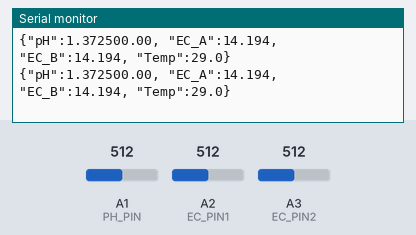
Simulated run of this sketch. Board: Arduino Uno, built with avr-gcc and run on an emulated ATmega328P. Shown: the last lines printed to the serial monitor. Inputs (shaded band) come from the test bench; at power-on: A1 (PH_PIN) = 512, A2 (EC_PIN1) = 512, A3 (EC_PIN2) = 512.

Above: at 2.8 s.
2.9 s: A1 (PH_PIN) set to 716
At 3.8 s:
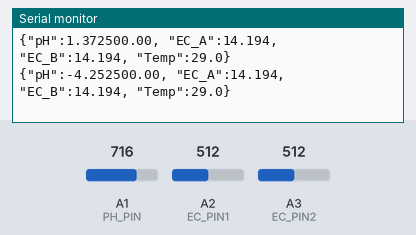
4.4 s: A2 (EC_PIN1) set to 716
At 5.7 s:
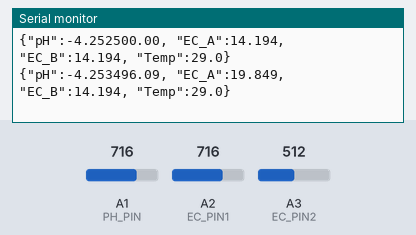
5.9 s: A3 (EC_PIN2) set to 716
At 6.7 s:
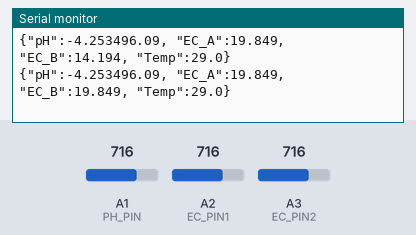
7.4 s: A1 (PH_PIN) set to 900
At 8.7 s:
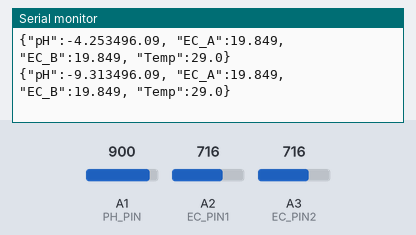
8.9 s: A2 (EC_PIN1) set to 900
At 9.8 s:
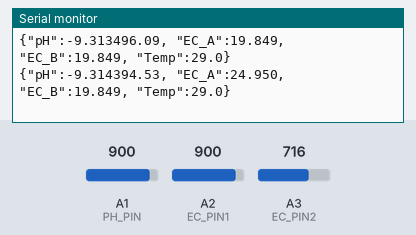
10.4 s: A3 (EC_PIN2) set to 900
At 11.8 s:
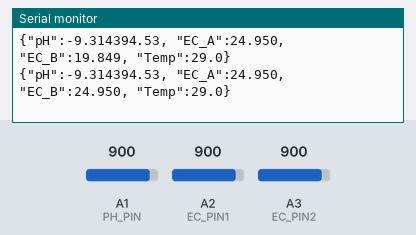
Timing chart, 0 to 12.9 s (numbered marks = the images above; inputs shaded):
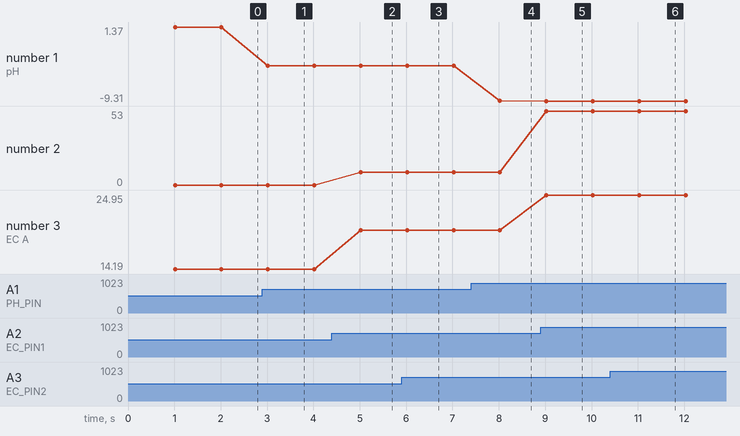

Measured:
- after the input at 2.9 s, the serial monitor: prints a new line after 0.12 s (image 1)
- after the input at 4.4 s, the serial monitor: prints a new line after 0.62 s (image 2)
- after the input at 5.9 s, the serial monitor: prints a new line after 0.12 s (image 3)
- after the input at 7.4 s, the serial monitor: prints a new line after 0.62 s (image 4)
- after the input at 8.9 s, the serial monitor: prints a new line after 0.12 s (image 5)
- after the input at 10.4 s, the serial monitor: prints a new line after 0.63 s (image 6)
- plotted number 1: 1.37 → -4.25 after the input at 2.9 s, -4.25 → -4.25 after the input at 4.4 s, -4.25 → -9.31 after the input at 7.4 s, -9.31 → -9.31 after the input at 8.9 s
- plotted number 2: 0 → 9 after the input at 4.4 s, 9 → 53 after the input at 8.9 s

The sketch:

DFRobot_PH_EC_my.ino
```cpp
#include "DFRobot_PH.h"
#include "DFRobot_EC.h"
#include <EEPROM.h>
#include <OneWire.h>
#include <DallasTemperature.h>

#define PH_PIN A1
#define EC_PIN1 A2
#define EC_PIN2 A3
// Data wire is plugged into port 2 on the Arduino
#define ONE_WIRE_BUS 2
// Setup a oneWire instance to communicate with any OneWire devices (not just Maxim/Dallas temperature ICs)
OneWire oneWire(ONE_WIRE_BUS);
// Pass our oneWire reference to Dallas Temperature.
DallasTemperature sensors(&oneWire);


float  voltagePH, voltageEC_A, voltageEC_B,phValue,ecValue_A, ecValue_B,temperature =29;
DFRobot_PH ph;
DFRobot_EC ec;

void setup()
{
    Serial.begin(115200);
    ph.begin();
    ec.begin();
    sensors.begin();
}

void loop()
{
    char cmd[10];
    static unsigned long timepoint = millis();
    if(millis()-timepoint>1000U){                            //time interval: 1s
        timepoint = millis();
//        temperature = readTemperature();                   // read your temperature sensor to execute temperature compensation
        voltagePH = analogRead(PH_PIN)/1024.0*5000;          // read the ph voltage
        phValue    = ph.readPH(voltagePH,temperature);       // convert voltage to pH with temperature compensation
        Serial.print("{\"pH\":");
        Serial.print(phValue,2);
        voltageEC_A = analogRead(EC_PIN1)/1024.0*5000;
        ecValue_A    = ec.readEC(voltageEC_A,temperature);       // convert voltage to EC with temperature compensation
        voltageEC_B = analogRead(EC_PIN2)/1024.0*5000;
        ecValue_B    = ec.readEC(voltageEC_B,temperature);       // convert voltage to EC with temperature compensation
        Serial.print(voltageEC_A);
        Serial.print(", \"EC_A\":");
        Serial.print(ecValue_A,3);
        Serial.print(", \"EC_B\":");
        Serial.print(ecValue_B,3);
        Serial.print(", \"Temp\":");
        Serial.print(temperature,1);
        Serial.println("}");
    }
//    if(readSerial(cmd)){
//        strupr(cmd);
//        if(strstr(cmd,"PH")){
//            ph.calibration(voltagePH,temperature,cmd);       //PH calibration process by Serail CMD
//        }
//        if(strstr(cmd,"EC")){
//            ec.calibration(voltageEC,temperature,cmd);       //EC calibration process by Serail CMD
//        }
//    }
}

int i = 0;
bool readSerial(char result[]){
    while(Serial.available() > 0){
        char inChar = Serial.read();
        if(inChar == '\n'){
             result[i] = '\0';
             Serial.flush();
             i=0;
             return true;
        }
        if(inChar != '\r'){
             result[i] = inChar;
             i++;
        }
        delay(1);
    }
    return false;
}

float readTemperature()
{
  sensors.requestTemperatures(); // Send the command to get temperatures
  //add your code here to get the temperature from your temperature sensor
  float tempC = sensors.getTempCByIndex(0);
  return tempC;
}
```
